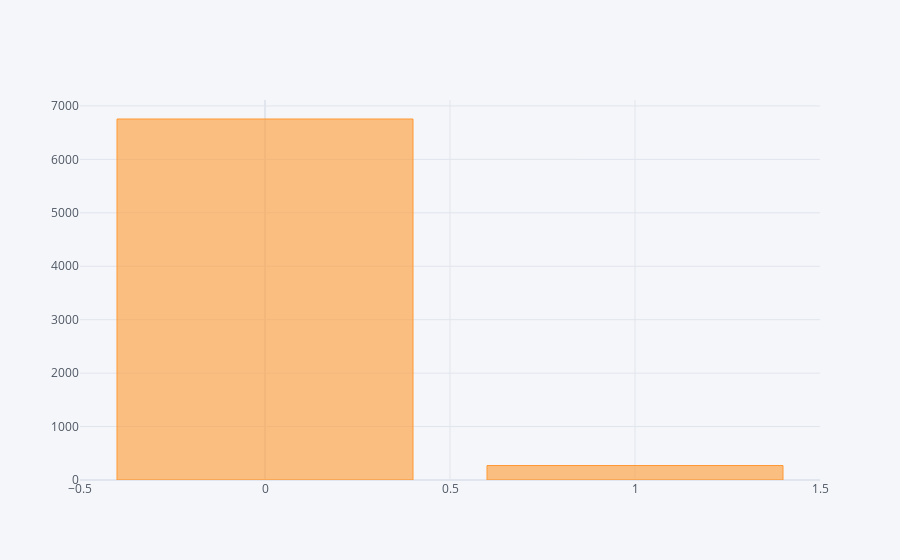

Notebook code cell kept with this figure:
### Code cell
data.groupby('output').describe()['(gross profit + depreciation) / sales']['count'].iplot(kind='bar')

### Figure 1 — Plotly figure (JSON) as saved in the notebook; plotly's stock layout.template omitted (floating-point values rounded to 4 significant figures)
{"data": [{"marker": {"color": "rgba(255, 153, 51, 0.6)", "line": {"color": "rgba(255, 153, 51, 1.0)", "width": 1}}, "name": "count", "orientation": "v", "text": "", "type": "bar", "x": [0, 1], "y": [6756, 271]}], "layout": {"legend": {"bgcolor": "#F5F6F9", "font": {"color": "#4D5663"}}, "paper_bgcolor": "#F5F6F9", "plot_bgcolor": "#F5F6F9", "title": {"font": {"color": "#4D5663"}}, "xaxis": {"gridcolor": "#E1E5ED", "showgrid": true, "tickfont": {"color": "#4D5663"}, "title": {"font": {"color": "#4D5663"}, "text": ""}, "zerolinecolor": "#E1E5ED"}, "yaxis": {"gridcolor": "#E1E5ED", "showgrid": true, "tickfont": {"color": "#4D5663"}, "title": {"font": {"color": "#4D5663"}, "text": ""}, "zerolinecolor": "#E1E5ED"}}}
